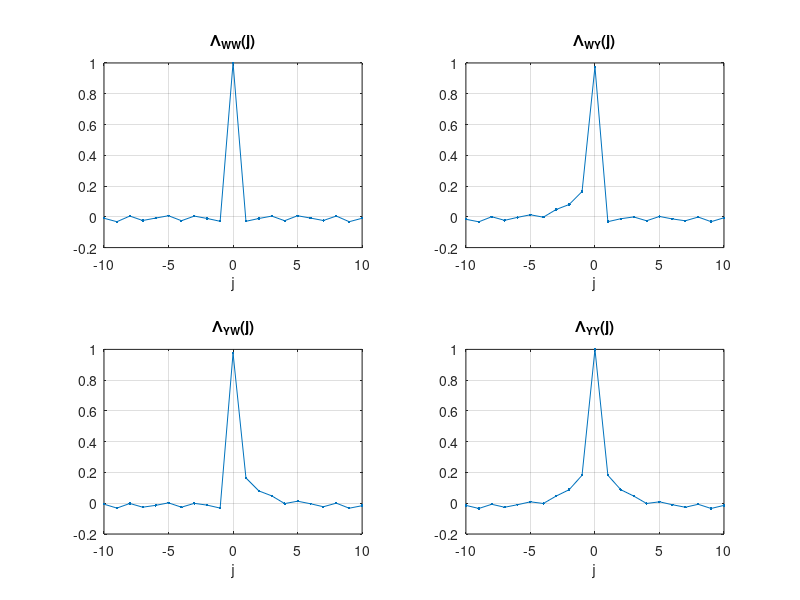
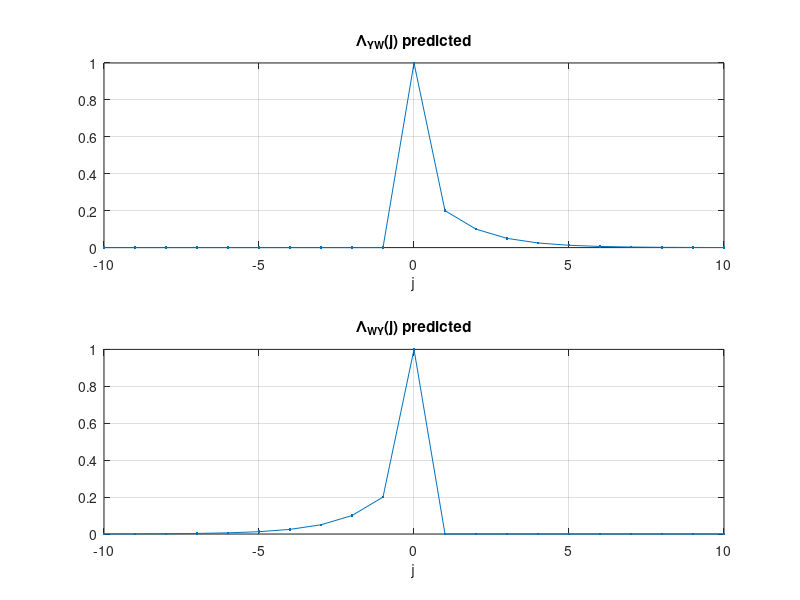
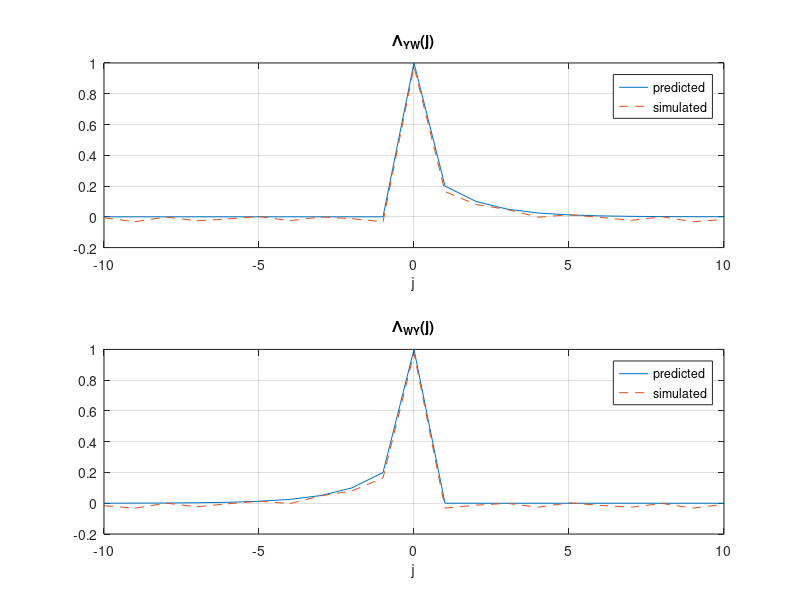

These charts were generated, in order, by the following MATLAB code:
clear
close all
sys1 = tf([1 -0.3],[1 -0.5],-1);
N = 5000;
load('hw4.mat','w')
%w = randn(N,1);
[y k] = lsim(sys1,w,0:N-1);
[cov_ww lags_ww] = xcov(w,w,10,'coeff');
[cov_wy lags_wy] = xcov(w,y,10,'coeff');
[cov_yw lags_yw] = xcov(y,w,10,'coeff');
[cov_yy lags_yy] = xcov(y,y,10,'coeff');
figure
subplot(221)
plot(lags_ww,cov_ww,'.-')
title('\Lambda_{WW}(j)')
xlabel('j')
grid on
subplot(222)
plot(lags_wy,cov_wy,'.-')
title('\Lambda_{WY}(j)')
xlabel('j')
grid on
subplot(223)
plot(lags_yw,cov_yw,'.-')
title('\Lambda_{YW}(j)')
xlabel('j')
grid on
subplot(224)
plot(lags_yy,cov_yy,'.-')
title('\Lambda_{YY}(j)')
xlabel('j')
grid on
figure
subplot(211)
plot(lags_yy,(lags_yy>=0).*(0.4*0.5.^lags_yy+0.6*(lags_yy==0)),'.-')
title('\Lambda_{YW}(j) predicted')
xlabel('j')
grid on
subplot(212)
plot(lags_yy,(lags_yy<=0).*(0.4*0.5.^(-lags_yy)+0.6*(lags_yy==0)),'.-')
title('\Lambda_{WY}(j) predicted')
xlabel('j')
grid on
figure
subplot(211)
plot(lags_yy,(lags_yy>=0).*(0.4*0.5.^lags_yy+0.6*(lags_yy==0)),...
    lags_yy,cov_yw,'--')
title('\Lambda_{YW}(j)')
xlabel('j')
grid on
legend('predicted','simulated')
subplot(212)
plot(lags_yy,(lags_yy<=0).*(0.4*0.5.^(-lags_yy)+0.6*(lags_yy==0)),...
    lags_yy,cov_wy,'--')
title('\Lambda_{WY}(j)')
xlabel('j')
grid on
legend('predicted','simulated')